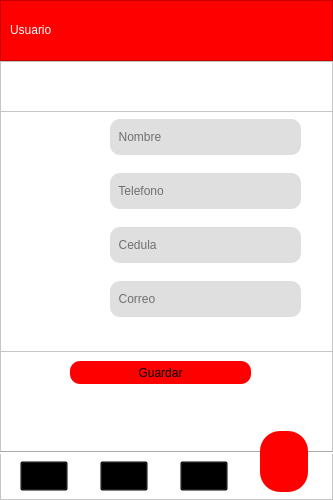
<?xml version="1.0" encoding="UTF-8"?>
<ui version="4.0">
 <class>VentanaUsuario</class>
 <widget class="QWidget" name="VentanaUsuario">
  <property name="geometry">
   <rect>
    <x>0</x>
    <y>0</y>
    <width>333</width>
    <height>500</height>
   </rect>
  </property>
  <property name="minimumSize">
   <size>
    <width>333</width>
    <height>500</height>
   </size>
  </property>
  <property name="maximumSize">
   <size>
    <width>333</width>
    <height>500</height>
   </size>
  </property>
  <property name="windowTitle">
   <string>Usuario</string>
  </property>
  <property name="styleSheet">
   <string notr="true">background-color: rgb(255, 255, 255);</string>
  </property>
  <widget class="QFrame" name="frame">
   <property name="geometry">
    <rect>
     <x>0</x>
     <y>0</y>
     <width>333</width>
     <height>61</height>
    </rect>
   </property>
   <property name="minimumSize">
    <size>
     <width>333</width>
     <height>51</height>
    </size>
   </property>
   <property name="styleSheet">
    <string notr="true">background-color:  rgb(255, 0, 0);</string>
   </property>
   <property name="frameShape">
    <enum>QFrame::StyledPanel</enum>
   </property>
   <property name="frameShadow">
    <enum>QFrame::Raised</enum>
   </property>
   <widget class="QLabel" name="label">
    <property name="geometry">
     <rect>
      <x>10</x>
      <y>10</y>
      <width>91</width>
      <height>41</height>
     </rect>
    </property>
    <property name="styleSheet">
     <string notr="true">background-color: rgba(0, 0, 0,0%);
font: 20pt &quot;Tw Cen MT Condensed&quot;;
border: None;</string>
    </property>
    <property name="text">
     <string>&lt;html&gt;&lt;head/&gt;&lt;body&gt;&lt;p&gt;&lt;span style=&quot; color:#ffffff;&quot;&gt;Usuario&lt;/span&gt;&lt;/p&gt;&lt;/body&gt;&lt;/html&gt;</string>
    </property>
   </widget>
   <widget class="QLabel" name="label_2">
    <property name="geometry">
     <rect>
      <x>182</x>
      <y>10</y>
      <width>141</width>
      <height>41</height>
     </rect>
    </property>
    <property name="styleSheet">
     <string notr="true">image: url(:/imagenes/imagenes/logo-udemedellin-footer.png);</string>
    </property>
    <property name="text">
     <string/>
    </property>
    <property name="pixmap">
     <pixmap>../imagenes/logo-udemedellin-footer.png</pixmap>
    </property>
    <property name="scaledContents">
     <bool>true</bool>
    </property>
   </widget>
  </widget>
  <widget class="QFrame" name="frame_2">
   <property name="geometry">
    <rect>
     <x>0</x>
     <y>61</y>
     <width>333</width>
     <height>439</height>
    </rect>
   </property>
   <property name="minimumSize">
    <size>
     <width>333</width>
     <height>439</height>
    </size>
   </property>
   <property name="maximumSize">
    <size>
     <width>333</width>
     <height>439</height>
    </size>
   </property>
   <property name="frameShape">
    <enum>QFrame::StyledPanel</enum>
   </property>
   <property name="frameShadow">
    <enum>QFrame::Raised</enum>
   </property>
   <widget class="Line" name="line">
    <property name="geometry">
     <rect>
      <x>0</x>
      <y>390</y>
      <width>333</width>
      <height>3</height>
     </rect>
    </property>
    <property name="minimumSize">
     <size>
      <width>333</width>
      <height>0</height>
     </size>
    </property>
    <property name="orientation">
     <enum>Qt::Horizontal</enum>
    </property>
   </widget>
   <widget class="QToolButton" name="tbutton_noticias">
    <property name="geometry">
     <rect>
      <x>100</x>
      <y>400</y>
      <width>48</width>
      <height>30</height>
     </rect>
    </property>
    <property name="minimumSize">
     <size>
      <width>48</width>
      <height>30</height>
     </size>
    </property>
    <property name="maximumSize">
     <size>
      <width>48</width>
      <height>30</height>
     </size>
    </property>
    <property name="styleSheet">
     <string notr="true">background-color:rgba(0,0,0,0%);
image: url(:/imagenes/imagenes/forma.png);
</string>
    </property>
    <property name="text">
     <string/>
    </property>
    <property name="icon">
     <iconset>
      <normaloff>../imagenes/forma.png</normaloff>../imagenes/forma.png</iconset>
    </property>
    <property name="iconSize">
     <size>
      <width>40</width>
      <height>30</height>
     </size>
    </property>
   </widget>
   <widget class="QToolButton" name="tbutton_opinion">
    <property name="geometry">
     <rect>
      <x>20</x>
      <y>400</y>
      <width>48</width>
      <height>30</height>
     </rect>
    </property>
    <property name="minimumSize">
     <size>
      <width>48</width>
      <height>30</height>
     </size>
    </property>
    <property name="maximumSize">
     <size>
      <width>48</width>
      <height>30</height>
     </size>
    </property>
    <property name="styleSheet">
     <string notr="true">background-color:rgba(0,0,0,0%);
image: url(:/imagenes/imagenes/envelope.png);</string>
    </property>
    <property name="text">
     <string/>
    </property>
    <property name="icon">
     <iconset>
      <normaloff>../imagenes/envelope.png</normaloff>../imagenes/envelope.png</iconset>
    </property>
    <property name="iconSize">
     <size>
      <width>40</width>
      <height>30</height>
     </size>
    </property>
   </widget>
   <widget class="QToolButton" name="tbutton_usuario">
    <property name="geometry">
     <rect>
      <x>260</x>
      <y>370</y>
      <width>48</width>
      <height>61</height>
     </rect>
    </property>
    <property name="minimumSize">
     <size>
      <width>48</width>
      <height>33</height>
     </size>
    </property>
    <property name="styleSheet">
     <string notr="true">background-color: rgb(255, 0, 0);
border-radius: 20px;
image: url(:/imagenes/imagenes/user (1).png);</string>
    </property>
    <property name="text">
     <string/>
    </property>
    <property name="icon">
     <iconset>
      <normaloff>../imagenes/user (1).png</normaloff>../imagenes/user (1).png</iconset>
    </property>
    <property name="iconSize">
     <size>
      <width>40</width>
      <height>30</height>
     </size>
    </property>
   </widget>
   <widget class="QToolButton" name="tbutton_reserva">
    <property name="geometry">
     <rect>
      <x>180</x>
      <y>400</y>
      <width>48</width>
      <height>30</height>
     </rect>
    </property>
    <property name="minimumSize">
     <size>
      <width>48</width>
      <height>30</height>
     </size>
    </property>
    <property name="maximumSize">
     <size>
      <width>48</width>
      <height>30</height>
     </size>
    </property>
    <property name="styleSheet">
     <string notr="true">background-color:rgba(0,0,0,0%);
image: url(:/imagenes/imagenes/calendar-clock.png);</string>
    </property>
    <property name="text">
     <string/>
    </property>
    <property name="icon">
     <iconset>
      <normaloff>../imagenes/calendar-clock.png</normaloff>../imagenes/calendar-clock.png</iconset>
    </property>
    <property name="iconSize">
     <size>
      <width>40</width>
      <height>30</height>
     </size>
    </property>
   </widget>
   <widget class="QFrame" name="frame_3">
    <property name="geometry">
     <rect>
      <x>0</x>
      <y>50</y>
      <width>333</width>
      <height>241</height>
     </rect>
    </property>
    <property name="minimumSize">
     <size>
      <width>333</width>
      <height>241</height>
     </size>
    </property>
    <property name="maximumSize">
     <size>
      <width>333</width>
      <height>241</height>
     </size>
    </property>
    <property name="frameShape">
     <enum>QFrame::StyledPanel</enum>
    </property>
    <property name="frameShadow">
     <enum>QFrame::Raised</enum>
    </property>
    <widget class="QLineEdit" name="lineedit_nombre">
     <property name="geometry">
      <rect>
       <x>110</x>
       <y>8</y>
       <width>191</width>
       <height>36</height>
      </rect>
     </property>
     <property name="minimumSize">
      <size>
       <width>191</width>
       <height>36</height>
      </size>
     </property>
     <property name="maximumSize">
      <size>
       <width>302</width>
       <height>36</height>
      </size>
     </property>
     <property name="styleSheet">
      <string notr="true">background-color: rgb(223, 223, 223);
border-radius: 10px;</string>
     </property>
     <property name="cursorPosition">
      <number>0</number>
     </property>
     <property name="placeholderText">
      <string>  Nombre</string>
     </property>
    </widget>
    <widget class="QLabel" name="label_4">
     <property name="geometry">
      <rect>
       <x>40</x>
       <y>62</y>
       <width>31</width>
       <height>32</height>
      </rect>
     </property>
     <property name="styleSheet">
      <string notr="true">image: url(:/imagenes/imagenes/circle-phone-flip.png);</string>
     </property>
     <property name="text">
      <string/>
     </property>
     <property name="pixmap">
      <pixmap>../imagenes/circle-phone-flip.png</pixmap>
     </property>
     <property name="scaledContents">
      <bool>true</bool>
     </property>
    </widget>
    <widget class="QLabel" name="label_5">
     <property name="geometry">
      <rect>
       <x>40</x>
       <y>116</y>
       <width>31</width>
       <height>32</height>
      </rect>
     </property>
     <property name="styleSheet">
      <string notr="true">image: url(:/imagenes/imagenes/id-insignia.png);</string>
     </property>
     <property name="text">
      <string/>
     </property>
     <property name="pixmap">
      <pixmap>../imagenes/id-insignia.png</pixmap>
     </property>
     <property name="scaledContents">
      <bool>true</bool>
     </property>
    </widget>
    <widget class="QLabel" name="label_6">
     <property name="geometry">
      <rect>
       <x>40</x>
       <y>170</y>
       <width>31</width>
       <height>31</height>
      </rect>
     </property>
     <property name="styleSheet">
      <string notr="true">image: url(:/imagenes/imagenes/sobre (2).png);</string>
     </property>
     <property name="text">
      <string/>
     </property>
     <property name="pixmap">
      <pixmap>../imagenes/sobre (2).png</pixmap>
     </property>
     <property name="scaledContents">
      <bool>true</bool>
     </property>
    </widget>
    <widget class="QLineEdit" name="lineedit_telefono">
     <property name="geometry">
      <rect>
       <x>110</x>
       <y>62</y>
       <width>191</width>
       <height>36</height>
      </rect>
     </property>
     <property name="minimumSize">
      <size>
       <width>191</width>
       <height>36</height>
      </size>
     </property>
     <property name="maximumSize">
      <size>
       <width>302</width>
       <height>36</height>
      </size>
     </property>
     <property name="styleSheet">
      <string notr="true">background-color: rgb(223, 223, 223);
border-radius: 10px;</string>
     </property>
     <property name="placeholderText">
      <string>  Telefono</string>
     </property>
    </widget>
    <widget class="QLineEdit" name="lineedit_cedula">
     <property name="geometry">
      <rect>
       <x>110</x>
       <y>116</y>
       <width>191</width>
       <height>36</height>
      </rect>
     </property>
     <property name="minimumSize">
      <size>
       <width>191</width>
       <height>36</height>
      </size>
     </property>
     <property name="maximumSize">
      <size>
       <width>302</width>
       <height>36</height>
      </size>
     </property>
     <property name="styleSheet">
      <string notr="true">background-color: rgb(223, 223, 223);
border-radius: 10px;</string>
     </property>
     <property name="placeholderText">
      <string>  Cedula</string>
     </property>
    </widget>
    <widget class="QLineEdit" name="lineedit_correo">
     <property name="geometry">
      <rect>
       <x>110</x>
       <y>170</y>
       <width>191</width>
       <height>36</height>
      </rect>
     </property>
     <property name="minimumSize">
      <size>
       <width>191</width>
       <height>36</height>
      </size>
     </property>
     <property name="maximumSize">
      <size>
       <width>302</width>
       <height>36</height>
      </size>
     </property>
     <property name="styleSheet">
      <string notr="true">background-color: rgb(223, 223, 223);
border-radius: 10px;</string>
     </property>
     <property name="placeholderText">
      <string>  Correo</string>
     </property>
    </widget>
    <widget class="QLabel" name="label_7">
     <property name="geometry">
      <rect>
       <x>40</x>
       <y>8</y>
       <width>31</width>
       <height>32</height>
      </rect>
     </property>
     <property name="styleSheet">
      <string notr="true">image: url(:/imagenes/imagenes/usuario.png);</string>
     </property>
     <property name="text">
      <string/>
     </property>
     <property name="pixmap">
      <pixmap>../imagenes/usuario.png</pixmap>
     </property>
     <property name="scaledContents">
      <bool>true</bool>
     </property>
    </widget>
   </widget>
   <widget class="QPushButton" name="pbutton_guardar">
    <property name="geometry">
     <rect>
      <x>70</x>
      <y>300</y>
      <width>181</width>
      <height>23</height>
     </rect>
    </property>
    <property name="styleSheet">
     <string notr="true">QPushButton{
	background-color:  rgb(255, 0, 0);
	border-radius: 10px;
	font: 14pt &quot;Tw Cen MT Condensed&quot;;

}

QPushButton:hover{
	
	background-color: rgb(255, 208, 180);
	border-radius: 10px;
	font: 14pt &quot;Tw Cen MT Condensed&quot;;
}
</string>
    </property>
    <property name="text">
     <string>Guardar</string>
    </property>
   </widget>
   <zorder>frame_3</zorder>
   <zorder>line</zorder>
   <zorder>tbutton_noticias</zorder>
   <zorder>tbutton_opinion</zorder>
   <zorder>tbutton_usuario</zorder>
   <zorder>tbutton_reserva</zorder>
   <zorder>pbutton_guardar</zorder>
  </widget>
  <zorder>frame_2</zorder>
  <zorder>frame</zorder>
 </widget>
 <resources>
  <include location="imagenes.qrc"/>
 </resources>
 <connections/>
</ui>
